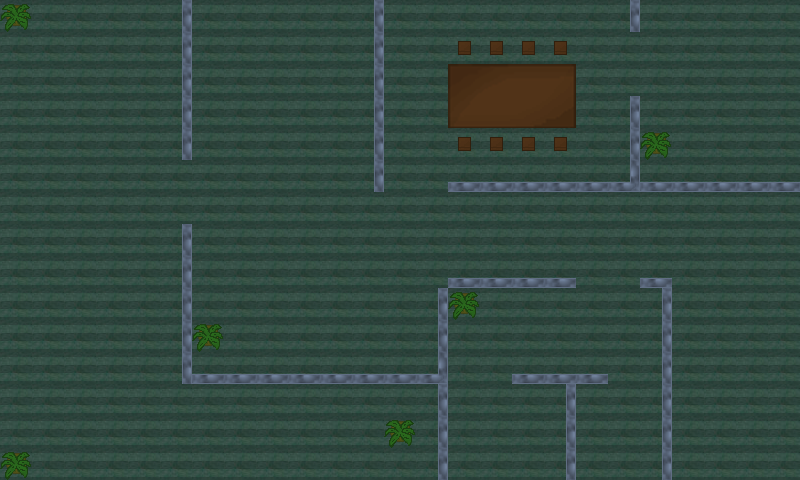

Rendered tile map (Tiled .tmx) drawn with the repository's tilesets; below, a short description and the map source with its tile grids summarised:
An orthogonal 25x15 tile map with 32x32 px tiles, 3 tile layers (background, wall, item) and 17 objects (13x w, W).

<map version="1.0" orientation="orthogonal" width="25" height="15" tilewidth="32" tileheight="32">
 <tileset firstgid="1" name="tileset" tilewidth="32" tileheight="32">
  <image source="tileset.png" width="640" height="32" />
 </tileset>
 <layer name="background" width="25" height="15">
  <data>[375 cells, 375 non-empty, 1 distinct tile ids]</data>
 </layer>
 <layer name="wall" width="25" height="15">
  <data>[375 cells, 60 non-empty, 3 distinct tile ids]</data>
 </layer>
 <layer name="item" width="25" height="15">
  <data>[375 cells, 22 non-empty, 10 distinct tile ids]</data>
 </layer>
 <objectgroup name="owall" width="25" height="15">
  <object name="w" x="182" y="0" width="11" height="158" />
  <object name="w" x="182" y="224" width="11" height="160" />
  <object name="w" x="186" y="375" width="258" height="10" />
  <object name="w" x="438" y="278" width="12" height="206" />
  <object name="w" x="449" y="277" width="127" height="9" />
  <object name="w" x="640" y="279" width="32" height="11" />
  <object name="w" x="663" y="286" width="10" height="197" />
  <object name="w" x="513" y="372" width="97" height="12" />
  <object name="w" x="566" y="382" width="12" height="98" />
  <object name="w" x="447" y="182" width="353" height="9" />
  <object name="w" x="631" y="0" width="9" height="32" />
  <object name="w" x="631" y="97" width="9" height="85" />
  <object name="w" x="376" y="3" width="8" height="188" />
  <object x="-35" y="-20" width="39" height="525" />
  <object x="796" y="-24" width="39" height="525" />
  <object name="W" x="-53" y="-64" width="920" height="68" />
  <object x="-31" y="476" width="876" height="69" />
 </objectgroup>
</map>